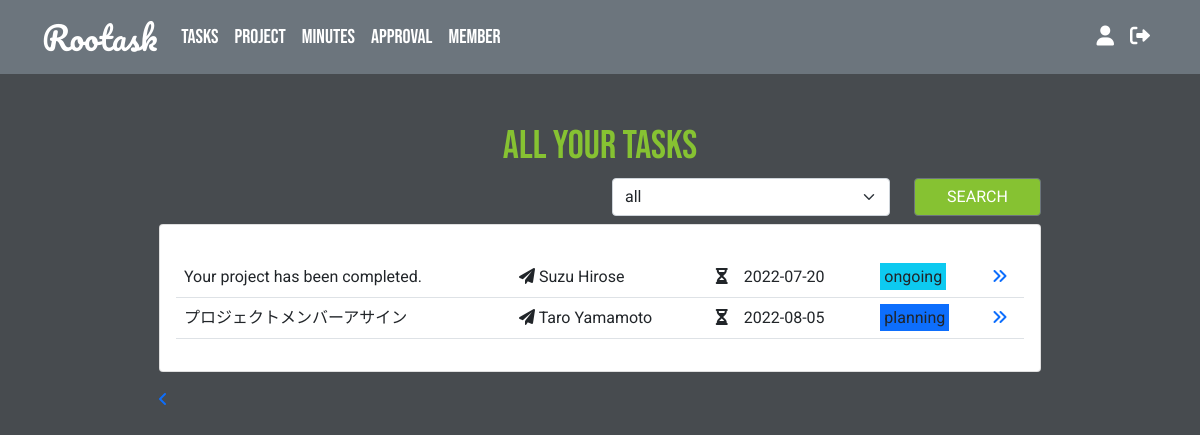
The page /views/summary-all.php?user_id=5 (signed in) on the database its author committed.
### tables this page shows
CREATE TABLE `tasks` (
  `task_id` int(15) NOT NULL,
  `project_id` int(15) NOT NULL,
  `user_id` int(15) NOT NULL,
  `task_name` varchar(50) NOT NULL,
  `assign_id` int(30) NOT NULL,
  `date_posted` timestamp NOT NULL DEFAULT CURRENT_TIMESTAMP ON UPDATE CURRENT_TIMESTAMP,
  `deadline` date DEFAULT NULL,
  `task_status` varchar(15) NOT NULL DEFAULT 'ongoing',
  `note` varchar(300) DEFAULT NULL
);

CREATE TABLE `users` (
  `user_id` int(11) NOT NULL,
  `account_id` int(11) NOT NULL,
  `first_name` varchar(50) NOT NULL,
  `last_name` varchar(50) NOT NULL,
  `email` varchar(100) DEFAULT NULL,
  `avatar` varchar(255) DEFAULT 'profile.jpg',
  `division` varchar(50) DEFAULT NULL,
  `position` varchar(50) DEFAULT NULL
);

### classes/database.php (called while the page is built, shortened)
<?php
class Database {
    private $server_name = "localhost";
    private $username = "root";
    private $password = "root";
    private $db_name = "rootask";
    public function __construct(){
        $this->conn = new mysqli($this->server_name, $this->username, $this->password, $this->db_name);
    }
}
?>

### classes/task.php (called while the page is built, shortened)
<?php
require_once "database.php";
class Task extends Database {
    public function getallUserTasks($user_id){
        $sql = "SELECT tasks.task_id, tasks.project_id, tasks.user_id, tasks.task_name, tasks.assign_id, tasks.date_posted, tasks.deadline, tasks.task_status, tasks.note, projects.project_name, users.first_name, users.last_name FROM tasks INNER JOIN projects ON tasks.project_id = projects.project_id INNER JOIN users ON users.user_id = tasks.user_id WHERE tasks.assign_id = $user_id AND `task_status` != 'done' AND `task_status` != 'canceled' ORDER BY `deadline`";
        if($result = $this->conn->query($sql)){
            return $result;
        }else{
            die("Error retrieving task:" . $this->conn->error);
        }
    }
}
?>

### views/summary-all.php (the view, shortened to what this page needs)
<?php
require "../classes/task.php";
$user_id = $_SESSION['user_id'];
$task = new Task;
if(isset($_POST['btn_search']) && ($_POST['search_status'] !== 'all')){
    $status = $_POST['search_status'];
    $tasks_result = $task->searchStatus($user_id, $status);
}else{
    $tasks_result = $task->getallUserTasks($user_id);
}
?>
<!DOCTYPE html>
<html lang="en">
<head>
    <link href="https://cdn.jsdelivr.net/npm/bootstrap@5.1.3/dist/css/bootstrap.min.css" rel="stylesheet">
    <link rel="stylesheet" href="https://cdnjs.cloudflare.com/ajax/libs/font-awesome/6.0.0/css/all.min.css"/>
    <link rel="stylesheet" href="../styles/style.css">
</head>
<body>
<?php
if($_SESSION['role'] == "U"){
    require_once "../navbar/nav-bar-user.php";
}else{
    require_once "../navbar/nav-bar-admin.php";
}
?>
<div  class="container-fluid">
    <main class="h-100 w-75 mx-auto mt-5">
        <h1 class="text-center">ALL YOUR TASKS</h1>
        <form action="" method="post">
        <div class="row mb-2">
            <div class="col-6">
            </div>
            <div class="col-6">
                <div class="row">
                    <div class="col-8">
                        <select class="form-select" name="search_status" id="">
                            <option value="all">all</option>
                        </select>
                    </div>
                    <div class="col-4">
                        <button type="submit" name="btn_search" class="btn btn-secondary w-100">SEARCH</button>
                    </div>
                </div>
            </div>
        </div>
        </form>
        <div class="card">
            <div class="card-body">
                <p class="card-text m-3">
                    <table class="table">
                        <tbody>
                            <?php
                            while($tasks_row = $tasks_result->fetch_assoc()){
                            ?>
                                <tr>
                                <td><?= $tasks_row['task_name'] ?></td>
                                <td><i class="fa-solid fa-paper-plane"></i> <?= $tasks_row['first_name']." ".$tasks_row['last_name']?></td>
                                <td><i class="fa-solid fa-hourglass"></i>　<?= $tasks_row['deadline'] ?></td>
                                <td>
                                <?php
                                    if($tasks_row['task_status'] == "ongoing"){
                                ?>
                                        <span class="text-center bg-info p-1"><?=$tasks_row['task_status']?></span>
                                <?php
                                    }elseif($tasks_row['task_status'] == "planning"){
                                ?>
                                        <span class="text-center bg-primary p-1"><?=$tasks_row['task_status']?></span>
                                <?php
                                    }elseif($tasks_row['task_status'] == "pending"){
                                ?>
                                        <span class="text-center bg-success p-1"><?=$tasks_row['task_status']?></span>
                                <?php
                                    }elseif($tasks_row['task_status'] == "postpone"){
                                ?>
                                    <span class="text-center bg-warning p-1"><?=$tasks_row['task_status']?></span>
                                <?php
                                    }elseif($tasks_row['task_status'] == "canceled"){
                                ?>
                                    <span class="text-center bg-danger p-1"><?=$tasks_row['task_status']?></span>
                                <?php
                                    }elseif($tasks_row['task_status'] == "done"){
                                ?>
                                    <span class="text-center bg-secondary p-1"><?=$tasks_row['task_status']?></span>
                                    <?php
                                    }
                                    ?>
                                </td>
                                <td><a href="task-detail.php?task_id=<?= $tasks_row['task_id'] ?>"><i class="fa-solid fa-angles-right"></i></a></td>
                                </tr>
                            <?php
                            }
                            ?>
                        </tbody>
                    </table>
                </p>
            </div>
        </div>
        <div class="mt-3"><a href="dashboard-user.php"><i class="fa-solid fa-angle-left"></i></a></div>
    </main>
</div>
</body>
</html>

### styles/style.css (style rules this page uses)
* { font-family: 'Roboto', sans-serif; }
body { background-color: #474B4F; }
h1 { color: #86C232; font-family: 'Bebas Neue', sans-serif; }
.btn { background-color: #86C232; }

### rows shown on the page
tasks: task_name "Your project has been completed.", user.first_name "Suzu", user.last_name "Hirose", deadline "2022-07-20", task_status "ongoing"
tasks: task_name "プロジェクトメンバーアサイン", user.first_name "Taro", user.last_name "Yamamoto", deadline "2022-08-05", task_status "planning"
